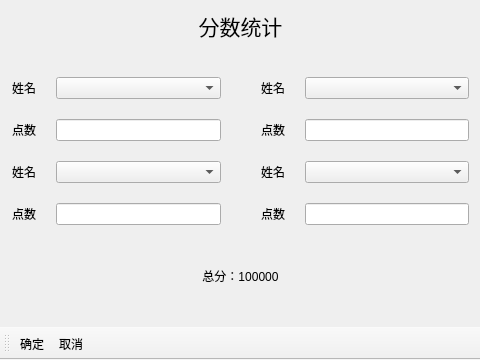
<?xml version="1.0" encoding="UTF-8"?>
<ui version="4.0">
 <class>ResultAddWindow</class>
 <widget class="QMainWindow" name="ResultAddWindow">
  <property name="geometry">
   <rect>
    <x>0</x>
    <y>0</y>
    <width>480</width>
    <height>360</height>
   </rect>
  </property>
  <property name="sizePolicy">
   <sizepolicy hsizetype="Fixed" vsizetype="Fixed">
    <horstretch>0</horstretch>
    <verstretch>0</verstretch>
   </sizepolicy>
  </property>
  <property name="minimumSize">
   <size>
    <width>480</width>
    <height>360</height>
   </size>
  </property>
  <property name="maximumSize">
   <size>
    <width>480</width>
    <height>360</height>
   </size>
  </property>
  <property name="contextMenuPolicy">
   <enum>Qt::NoContextMenu</enum>
  </property>
  <property name="windowTitle">
   <string>分数录入界面</string>
  </property>
  <property name="windowIcon">
   <iconset resource="../Icons.qrc">
    <normaloff>:/Icons/icon.png</normaloff>:/Icons/icon.png</iconset>
  </property>
  <widget class="QWidget" name="centralwidget">
   <property name="sizePolicy">
    <sizepolicy hsizetype="Fixed" vsizetype="Fixed">
     <horstretch>0</horstretch>
     <verstretch>0</verstretch>
    </sizepolicy>
   </property>
   <property name="minimumSize">
    <size>
     <width>480</width>
     <height>300</height>
    </size>
   </property>
   <property name="maximumSize">
    <size>
     <width>480</width>
     <height>300</height>
    </size>
   </property>
   <widget class="QWidget" name="verticalLayoutWidget">
    <property name="geometry">
     <rect>
      <x>0</x>
      <y>0</y>
      <width>481</width>
      <height>301</height>
     </rect>
    </property>
    <layout class="QVBoxLayout" name="verticalLayout">
     <item>
      <widget class="QLabel" name="title">
       <property name="minimumSize">
        <size>
         <width>0</width>
         <height>50</height>
        </size>
       </property>
       <property name="font">
        <font>
         <family>微软雅黑</family>
         <pointsize>16</pointsize>
        </font>
       </property>
       <property name="text">
        <string>分数统计</string>
       </property>
       <property name="alignment">
        <set>Qt::AlignCenter</set>
       </property>
      </widget>
     </item>
     <item>
      <layout class="QGridLayout" name="gridLayout" rowstretch="0,0,0,0">
       <property name="leftMargin">
        <number>12</number>
       </property>
       <property name="topMargin">
        <number>20</number>
       </property>
       <property name="rightMargin">
        <number>12</number>
       </property>
       <property name="bottomMargin">
        <number>20</number>
       </property>
       <property name="spacing">
        <number>20</number>
       </property>
       <item row="2" column="3">
        <widget class="QLabel" name="label_7">
         <property name="text">
          <string>姓名</string>
         </property>
         <property name="alignment">
          <set>Qt::AlignCenter</set>
         </property>
        </widget>
       </item>
       <item row="2" column="4">
        <widget class="QComboBox" name="comboBox_4"/>
       </item>
       <item row="3" column="2">
        <widget class="QWidget" name="widget_7" native="true"/>
       </item>
       <item row="3" column="1">
        <widget class="QLineEdit" name="lineEdit_3"/>
       </item>
       <item row="1" column="0">
        <widget class="QLabel" name="label_2">
         <property name="text">
          <string>点数</string>
         </property>
         <property name="alignment">
          <set>Qt::AlignCenter</set>
         </property>
        </widget>
       </item>
       <item row="1" column="3">
        <widget class="QLabel" name="label_6">
         <property name="text">
          <string>点数</string>
         </property>
         <property name="alignment">
          <set>Qt::AlignCenter</set>
         </property>
        </widget>
       </item>
       <item row="3" column="4">
        <widget class="QLineEdit" name="lineEdit_4"/>
       </item>
       <item row="1" column="1">
        <widget class="QLineEdit" name="lineEdit_1"/>
       </item>
       <item row="0" column="4">
        <widget class="QComboBox" name="comboBox_2"/>
       </item>
       <item row="2" column="1">
        <widget class="QComboBox" name="comboBox_3"/>
       </item>
       <item row="1" column="4">
        <widget class="QLineEdit" name="lineEdit_2"/>
       </item>
       <item row="0" column="3">
        <widget class="QLabel" name="label_5">
         <property name="text">
          <string>姓名</string>
         </property>
         <property name="alignment">
          <set>Qt::AlignCenter</set>
         </property>
        </widget>
       </item>
       <item row="2" column="2">
        <widget class="QWidget" name="widget_6" native="true"/>
       </item>
       <item row="2" column="0">
        <widget class="QLabel" name="label_3">
         <property name="text">
          <string>姓名</string>
         </property>
         <property name="alignment">
          <set>Qt::AlignCenter</set>
         </property>
        </widget>
       </item>
       <item row="0" column="0">
        <widget class="QLabel" name="label">
         <property name="text">
          <string>姓名</string>
         </property>
         <property name="alignment">
          <set>Qt::AlignCenter</set>
         </property>
        </widget>
       </item>
       <item row="0" column="2">
        <widget class="QWidget" name="widget_2" native="true"/>
       </item>
       <item row="0" column="1">
        <widget class="QComboBox" name="comboBox_1"/>
       </item>
       <item row="1" column="2">
        <widget class="QWidget" name="widget_5" native="true"/>
       </item>
       <item row="3" column="3">
        <widget class="QLabel" name="label_8">
         <property name="text">
          <string>点数</string>
         </property>
         <property name="alignment">
          <set>Qt::AlignCenter</set>
         </property>
        </widget>
       </item>
       <item row="3" column="0">
        <widget class="QLabel" name="label_4">
         <property name="text">
          <string>点数</string>
         </property>
         <property name="alignment">
          <set>Qt::AlignCenter</set>
         </property>
        </widget>
       </item>
      </layout>
     </item>
     <item>
      <widget class="QLabel" name="sum">
       <property name="minimumSize">
        <size>
         <width>0</width>
         <height>50</height>
        </size>
       </property>
       <property name="text">
        <string>总分：100000</string>
       </property>
       <property name="textFormat">
        <enum>Qt::PlainText</enum>
       </property>
       <property name="alignment">
        <set>Qt::AlignCenter</set>
       </property>
      </widget>
     </item>
    </layout>
   </widget>
  </widget>
  <widget class="QToolBar" name="toolBar">
   <property name="sizePolicy">
    <sizepolicy hsizetype="Fixed" vsizetype="Fixed">
     <horstretch>0</horstretch>
     <verstretch>0</verstretch>
    </sizepolicy>
   </property>
   <property name="minimumSize">
    <size>
     <width>0</width>
     <height>0</height>
    </size>
   </property>
   <property name="maximumSize">
    <size>
     <width>480</width>
     <height>60</height>
    </size>
   </property>
   <property name="windowTitle">
    <string>toolBar</string>
   </property>
   <property name="allowedAreas">
    <set>Qt::BottomToolBarArea</set>
   </property>
   <property name="toolButtonStyle">
    <enum>Qt::ToolButtonTextUnderIcon</enum>
   </property>
   <property name="floatable">
    <bool>false</bool>
   </property>
   <attribute name="toolBarArea">
    <enum>BottomToolBarArea</enum>
   </attribute>
   <attribute name="toolBarBreak">
    <bool>false</bool>
   </attribute>
   <addaction name="confirm"/>
   <addaction name="cancel"/>
  </widget>
  <action name="confirm">
   <property name="checkable">
    <bool>false</bool>
   </property>
   <property name="icon">
    <iconset resource="../Icons.qrc">
     <normaloff>:/Icons/confirm.png</normaloff>:/Icons/confirm.png</iconset>
   </property>
   <property name="text">
    <string>确定</string>
   </property>
   <property name="shortcut">
    <string>Return</string>
   </property>
  </action>
  <action name="cancel">
   <property name="checkable">
    <bool>false</bool>
   </property>
   <property name="icon">
    <iconset resource="../Icons.qrc">
     <normaloff>:/Icons/cancel.png</normaloff>:/Icons/cancel.png</iconset>
   </property>
   <property name="text">
    <string>取消</string>
   </property>
   <property name="toolTip">
    <string>取消</string>
   </property>
  </action>
 </widget>
 <tabstops>
  <tabstop>lineEdit_1</tabstop>
  <tabstop>lineEdit_2</tabstop>
  <tabstop>lineEdit_3</tabstop>
  <tabstop>lineEdit_4</tabstop>
  <tabstop>comboBox_1</tabstop>
  <tabstop>comboBox_2</tabstop>
  <tabstop>comboBox_3</tabstop>
  <tabstop>comboBox_4</tabstop>
 </tabstops>
 <resources>
  <include location="../Icons.qrc"/>
 </resources>
 <connections/>
</ui>
